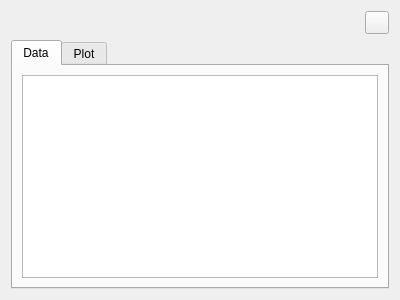
<?xml version="1.0" encoding="UTF-8"?>
<ui version="4.0">
 <class>LoadBenchmarkView</class>
 <widget class="QWidget" name="LoadBenchmarkView">
  <property name="geometry">
   <rect>
    <x>0</x>
    <y>0</y>
    <width>400</width>
    <height>300</height>
   </rect>
  </property>
  <layout class="QVBoxLayout" name="verticalLayout_2">
   <item>
    <layout class="QHBoxLayout" name="horizontalLayout">
     <item>
      <spacer name="horizontalSpacer">
       <property name="orientation">
        <enum>Qt::Horizontal</enum>
       </property>
       <property name="sizeHint" stdset="0">
        <size>
         <width>40</width>
         <height>20</height>
        </size>
       </property>
      </spacer>
     </item>
     <item>
      <widget class="QToolButton" name="runButton"/>
     </item>
    </layout>
   </item>
   <item>
    <widget class="QTabWidget" name="tabWidget">
     <property name="currentIndex">
      <number>0</number>
     </property>
     <widget class="QWidget" name="dataTab">
      <attribute name="title">
       <string>Data</string>
      </attribute>
      <layout class="QVBoxLayout" name="verticalLayout_3">
       <item>
        <widget class="QTreeView" name="dataView">
         <property name="rootIsDecorated">
          <bool>false</bool>
         </property>
         <property name="uniformRowHeights">
          <bool>true</bool>
         </property>
         <property name="sortingEnabled">
          <bool>true</bool>
         </property>
         <attribute name="headerShowSortIndicator" stdset="0">
          <bool>true</bool>
         </attribute>
        </widget>
       </item>
      </layout>
     </widget>
     <widget class="QWidget" name="plotTab">
      <attribute name="title">
       <string>Plot</string>
      </attribute>
      <layout class="QVBoxLayout" name="verticalLayout">
       <item>
        <widget class="GnuplotWidget" name="plotter"/>
       </item>
      </layout>
     </widget>
    </widget>
   </item>
  </layout>
  <action name="actionRunBenchmark">
   <property name="icon">
    <iconset theme="measure">
     <normaloff>.</normaloff>.</iconset>
   </property>
   <property name="text">
    <string>&amp;Run Benchmark</string>
   </property>
   <property name="toolTip">
    <string>Measure loading and dynamic linking time.</string>
   </property>
  </action>
 </widget>
 <customwidgets>
  <customwidget>
   <class>GnuplotWidget</class>
   <extends>QLabel</extends>
   <header>widgets/gnuplotwidget.h</header>
  </customwidget>
 </customwidgets>
 <resources/>
 <connections/>
</ui>
